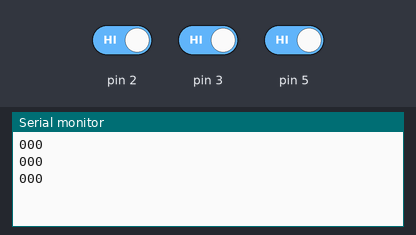
The sketch below on a simulated Arduino Uno, built with avr-gcc and run on an emulated ATmega328P. Shown: the last lines printed to the serial monitor. Inputs (shaded band) come from the test bench; at power-on: pin 2 HIGH, pin 3 HIGH, pin 5 HIGH.

Above: at 2.8 s.
2.9 s: pin 2 driven LOW
At 3.5 s:
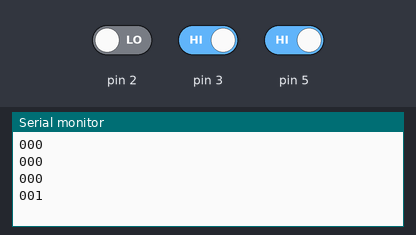
4.4 s: pin 3 driven LOW
At 5.7 s:
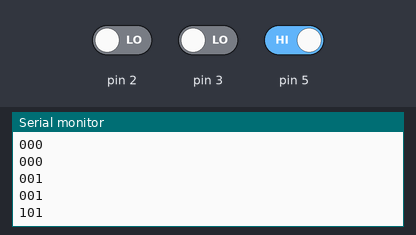
5.9 s: pin 5 driven LOW
At 6.8 s:
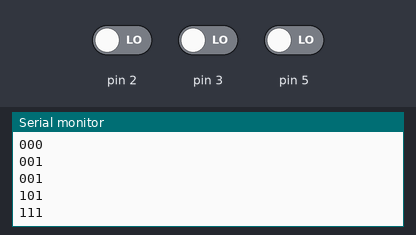
7.4 s: pin 2 driven HIGH
At 8.5 s:
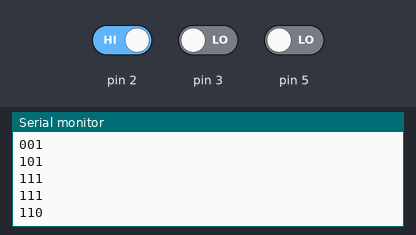
8.9 s: pin 3 driven HIGH
At 9.8 s:
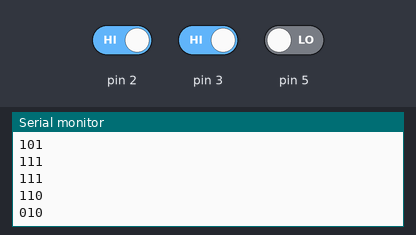
Timing chart, 0 to 11.4 s (numbered marks = the images above; inputs shaded):
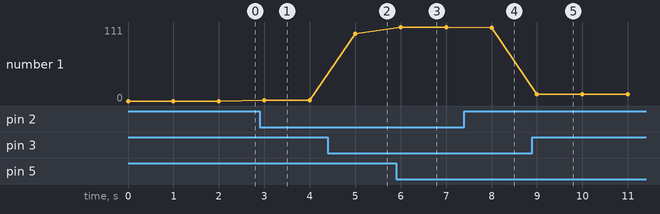

Measured:
- after the input at 2.9 s, the serial monitor: prints a new line after 0.10 s (image 1)
- after the input at 4.4 s, the serial monitor: prints a new line after 0.60 s (image 2)
- after the input at 5.9 s, the serial monitor: prints a new line after 0.10 s (image 3)
- after the input at 7.4 s, the serial monitor: prints a new line after 0.60 s (image 4)
- after the input at 8.9 s, the serial monitor: prints a new line after 0.10 s (image 5)
- plotted number 1: 0 → 1 after the input at 2.9 s, 1 → 101 after the input at 4.4 s, 101 → 111 after the input at 5.9 s, 111 → 110 after the input at 7.4 s, 110 → 10 after the input at 8.9 s

The sketch:

ir.ino
```cpp
/*
  arduino ==> 라인트레이서를 아두이노를 활용해 구현한 코드
*/


/*
   아두이노의 PWM신호는 0 ~ 255의 해상도를 가집니다.
   예를들어 5v의 최대전압을 모터에 줄 수 있을 경우 최대속도가 된다면

   0(min)    :  0v, 모터 정지
   ...
   128         :  2.5v, 모터 중간속도
   ...
   255(max)  :  5v, 모터 최대속도
*/


//---------------------------------------------------------------
// 라인트레이서 적외선센서 5개의 값을 읽을 변수 a,b,c,d,e를 선언합니다
int a,b,c;

// 오른쪽 끝, 왼쪽 끝에 있는 적외선센서 값이 읽힐 경우 1이 되는 Flag를 선언합니다
int rightFlag = 0;
int leftFlag = 0;

// 적외선 센서를 편리하게 사용하기 위한 구조체 선언
// 구조체로 선언해서 사용하는 것이 여러개의 적외선센서 값을 읽는데 편리해서 사용합니다
struct SENSOR{
  union{
    int R;
    struct{
      int sensor1:1;
      int sensor2:1;
      int sensor3:1;
    }B;
  }sen;
};

// SENSOR의 구조체 이름을 tracesensor로 선언합니다
struct SENSOR tracesensor;


// motorController 객체를 생성합니다
// 맨 끝 파라미터 1,1은 각각 좌측, 우측모터의 최대속도(%) 입니다.


// 적외선 센서값을 읽어서 tracesensor 구조체 안에 저장하는 함수. 값을 읽을 경우 해당 위치에 1이 저장됩니다
void Sensing(){
  a=0;b=0;c=0;

  if(!digitalRead(2)){

    a = 1;
  }
  if(!digitalRead(5)){

    b = 1;
  }
  if(!digitalRead(3)){

    c = 1;
  }


  tracesensor.sen.B.sensor1 = a;
  tracesensor.sen.B.sensor2 = b;
  tracesensor.sen.B.sensor3 = c;
}

void setup() {
  // 시리얼모니터로 센서값이 제대로 읽히는지 확인하기 위해 (println함수로) 시리얼모니터를 사용한다고 선언
  Serial.begin(115200);

  // 아두이노와 적외선센서가 연결되는 핀들 선언
  pinMode(2,INPUT);
  pinMode(3,INPUT);
  pinMode(4,INPUT);
}


void loop() {
  // Sensing()함수를 호출해서 적외선센서값을 읽습니다
  Sensing();
 switch(tracesensor.sen.R){

  case 0b000:
  Serial.println("000");
  break;
    case 0b100:
  Serial.println("100");
  break;
    case 0b010:
  Serial.println("010");
  break;
      case 0b001:
  Serial.println("001");
  break;
      case 0b110:
  Serial.println("110");
  break;
        case 0b101:
  Serial.println("101");
  break;
        case 0b011:
  Serial.println("011");
  break;
        case 0b111:
  Serial.println("111");
  break;
    default:
      break;
  }
   delay(1000);
}
```
